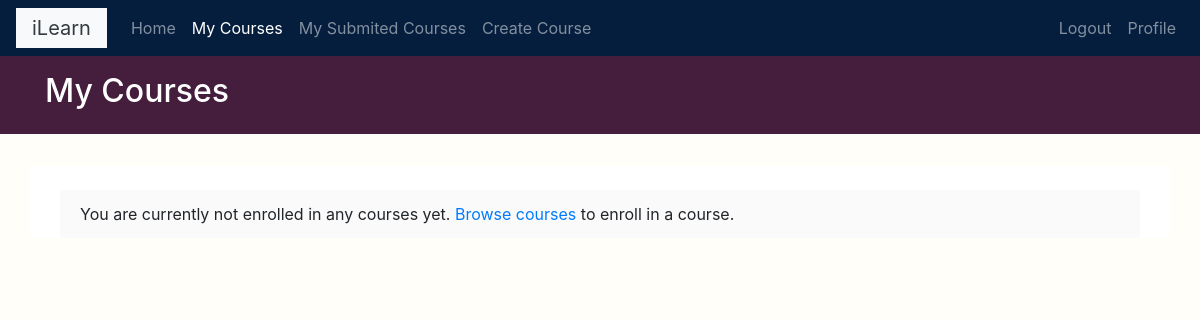
Before: /students/courses/ (signed in) with the older database file.
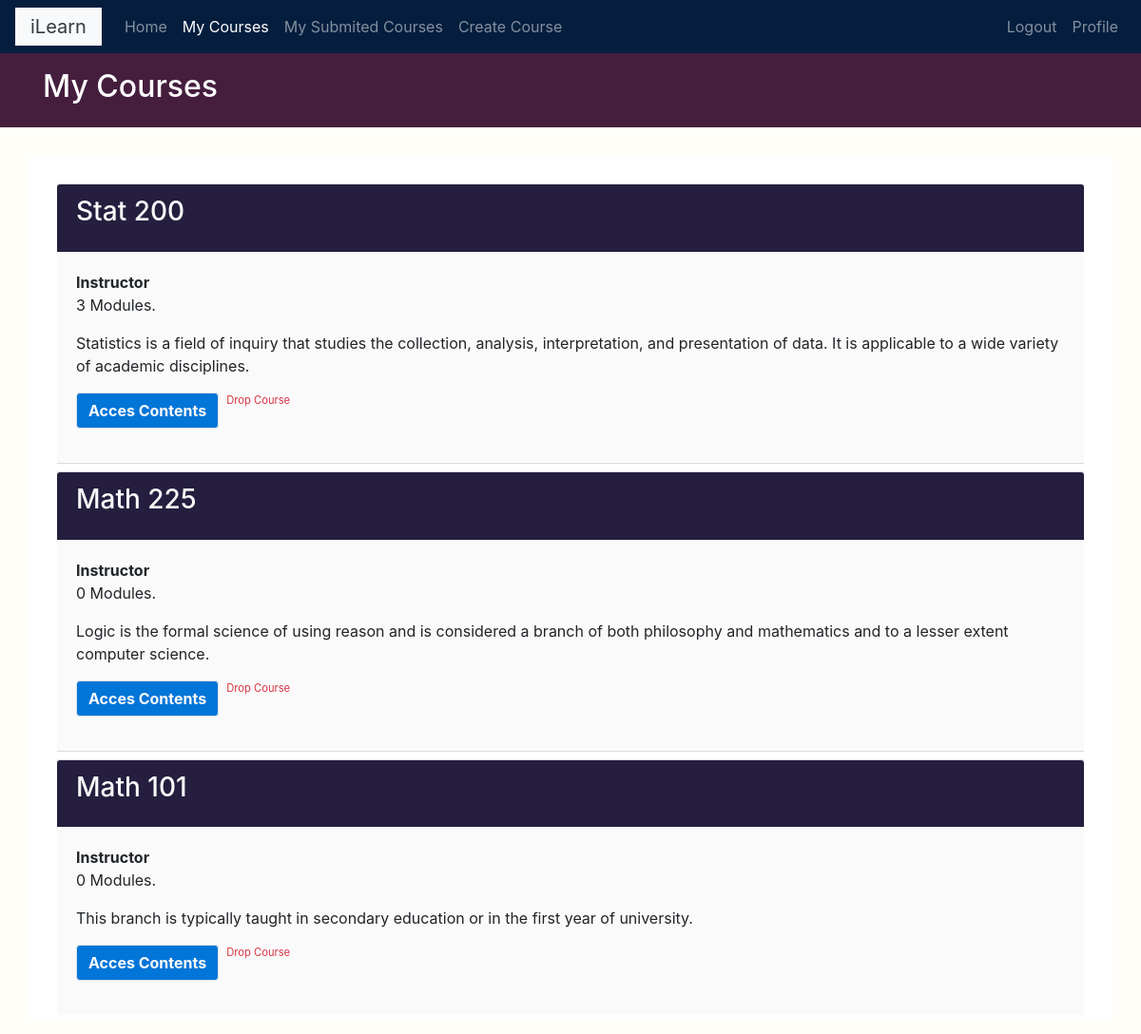
After: the same page with the newer database file.
### courses/models.py (models this page shows, shortened)
class Course(models.Model):
    instructor = models.ForeignKey('Instructor', related_name='courses_created', on_delete=models.CASCADE)
    subject  = models.ForeignKey(Subject, related_name='courses', on_delete=models.CASCADE)
    title = models.CharField(max_length=200)
    overview = models.TextField(max_length=200)
    slug = models.SlugField(max_length=200,unique=True)
    created = models.DateTimeField(auto_now_add=True)
    enrollments = models.ManyToManyField(Student,through='Enrollment')
    feature = models.BooleanField(default=False,null=True)
    photo = models.ImageField(upload_to='courses/%Y/%m/%d/',default='courses/course_icon.png',
                              blank=False)
    class Meta:
        ordering = ['-created']

class Module(models.Model):
    course = models.ForeignKey(Course,related_name='modules',on_delete=models.CASCADE)
    title = models.CharField(max_length=200)
    description = models.TextField(blank=True)
    order = OrderField(blank=True, for_fields=['course'])
    class Meta:
        ordering = ['order']

### students/views.py (the view)
class StudentCourseListView(LoginRequiredMixin,ListView):
    model = Course
    template_name = 'students/course/list.html'
    def get_queryset(self):
        qs = super().get_queryset()
        qs.filter(enrollments=self.request.user.student)
        return qs.filter(enrollments=self.request.user.student)
    pass

### courses/templatetags/course.py (called while the page is built)
@register.filter
def is_instructor(obj):
    try:
        if obj.is_superuser or obj.instructor:
            return True
        else:
            return False
    except:
        return None

### students/templates/students/course/list.html (shortened to what this page needs)
{% extends "base.html" %}
{% block page_title %}
    <h2>My Courses</h2>
{% endblock %}
{% block content %}
  <br>
  <div class="container">
    <div class="">
      <ul class="list-group list-group-flush module">
        {% for course in object_list %}
          <li class="card list-group-item  my-1 mx-0 p-0">
            <div class="card-header bg-secondary-theme-one">
              <h3 class='card-title text-light'>{{ course.title }}</h3>
            </div>
            <div class="course-info card-body">
              <div class="card-text">
                <p>
                  <b>Instructor</b>  {{ course.instructors }}<br>
                  <span>{{ course.modules.all | length}} Modules.</span><br>
                  <span>
                    {{ course.overview|linebreaks}}
                  </span>
                </p>
                <p class="d-flex">
                  <a class="btn bg-btn-theme-one border text-light text-bold" href="{% url "students:student_course_detail" course.id %}">Acces Contents</a>
                  <a href="{% url "students:drop_course" course.id %}" class="text-danger mx-2 drop">Drop Course</a>
                </p>
              </div>
            </div>
          </li>
        {% empty %}
          <li class="list-group-item">
            <p class="card-text">
              You are currently not enrolled in any courses yet.
              <a href="{% url "course_list" %}">Browse courses</a> to enroll in a course.
            </p>
          </li>
        {% endfor %}
      </ul>
    </div>
  </div>
{% endblock %}

Changed rows visible on the page:
now on this page (row edited): Course: title "Stat 200", modules.all|length "3", overview "Statistics is a field of inquiry that studies the collection, analysis, interpretation, and presentation of data. It is applicable to a wide variety of academic disciplines."
now on this page (row edited): Course: title "Math 225", modules.all|length "0", overview "Logic is the formal science of using reason and is considered a branch of both philosophy and mathematics and to a lesser extent computer science."
now on this page (row edited): Course: title "Math 101", modules.all|length "0", overview "This branch is typically taught in secondary education or in the first year of university."
Other visible differences:
text no longer shown: "You are currently not enrolled in any courses yet. Browse courses to enroll in a course."
